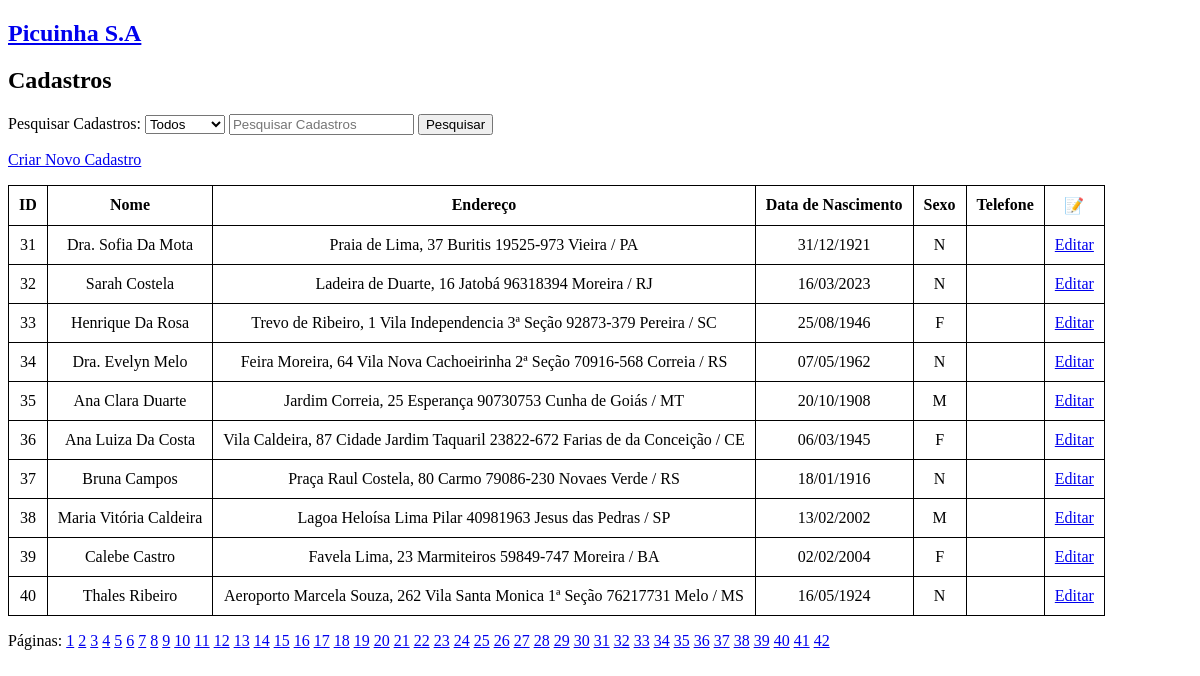
Page /cadastros/?pagina=4 (signed in) on the committed database.
### cadastros/models.py (models this page shows, shortened)
class Cadastro(models.Model):
    OPC_SEXO = [
        ('M','Masculino'),
        ('F', 'Feminino'),
        ('N', 'Nenhuma das opções')
    ]
    nome = models.CharField(max_length=80, blank=False, null=False)
    endereço = models.CharField(max_length=200, unique=True)
    data_nascimento = models.DateField(null=False, blank=False)
    sexo = models.CharField(max_length=1, choices=OPC_SEXO, blank=False, null=False)
    telefone = PhoneNumberField(null=True, unique=True, blank=True)
    criado_em = models.DateTimeField(auto_now_add=True)
    alterado_em= models.DateTimeField(auto_now=True)
    criado_por = models.ForeignKey(User, on_delete=models.SET_NULL, null=True,  related_name='created_instances')
    alterado_por = models.ForeignKey(User, on_delete=models.SET_NULL, null=True, related_name='modified_instances')
    class Meta:
        verbose_name_plural = 'cadastros'
        ordering = ['id']

### cadastros/views.py (the view)
# urls.py: path('cadastros/', views.cadastros, name='cadastros'),
@login_required(login_url='login')
@permission_required('cadastros.view_cadastro', raise_exception=True)
def cadastros(request):
    cadastros = Cadastro.objects.all()
    paginas = Paginator(cadastros, 10)
    num_pagina = request.GET.get("pagina")
    obj_pagina = paginas.get_page(num_pagina)
    context = {"cadastros": cadastros, "obj_pagina": obj_pagina}
    return render(request, "dados/cadastros.html", context)

### cadastros/templates/dados/cadastros.html (shortened to what this page needs)
{% extends 'dados/base.html' %}
{% block content %}
    <h2>Cadastros</h2>
    <div id="div_pesquisa">
        <p>
            <form id="barra_pesquisa" action="{% url 'pesquisa' %}" method="get">
            <label for="barra_pesquisa">Pesquisar Cadastros:</label>
                <select name="filtro" id="filtro">
                    <option disabled selected>Todos</option>
                </select>
                <input name="query" type="text" placeholder="Pesquisar Cadastros" required>
                <button action="submit">Pesquisar</button>
            </form>
            <p>
                <a href="{% url 'novo_cadastro' %}">Criar Novo Cadastro</a>
            </p>
        </p>
    </div>
    <table style="text-align: center">
        <tr>
            <th>ID</th>
            <th>Nome</th>
            <th>Endereço</th>
            <th>Data de Nascimento</th>
            <th>Sexo</th>
            <th>Telefone</th>
            <th>📝</th>
        </tr>
        <tr>
        {% for cadastro in obj_pagina %}
            <tr>
                <td>{{ cadastro.id }}</td>
                <td>{{ cadastro.nome | title }}</td>
                <td>{{ cadastro.endereço }}</td>
                <td>{{ cadastro.data_nascimento | date:'d/m/Y'}}</td>
                <td>{{ cadastro.sexo }}</td>
                <td>{{ cadastro.telefone.as_national }}</td>
                <td><a href="{% url 'editar_cadastro' cadastro.id %}">Editar</a></td>
            </tr>
        {% empty %}
            <tr>
                <td colspan="7">Nenhum Cadastro Encontrado.</td>
            </tr>
        {% endfor %}
    </table>
    <div>
        <p>Páginas:
            {% for pagina in obj_pagina.paginator.page_range %}
                <a href="?pagina={{ pagina }}">{{ pagina }}</a>
            {% endfor %}
        </p>
    </div>
{% endblock content %}

### cadastros/templates/dados/base.html (style rules this page uses)
table { border: 1px solid black; border-collapse: collapse }
td, th, tr { border: 1px solid black; padding-top: 10px; padding-bottom: 10px; padding-right: 10px; padding-left: 10px; }

### rows in the picture
Cadastro: id "31", nome "Dra. Sofia Da Mota", endereço "Praia de Lima, 37 Buritis 19525-973 Vieira / PA", data_nascimento "31/12/1921", sexo "N"
Cadastro: id "32", nome "Sarah Costela", endereço "Ladeira de Duarte, 16 Jatobá 96318394 Moreira / RJ", data_nascimento "16/03/2023", sexo "N"
Cadastro: id "33", nome "Henrique Da Rosa", endereço "Trevo de Ribeiro, 1 Vila Independencia 3ª Seção 92873-379 Pereira / SC", data_nascimento "25/08/1946", sexo "F"
Cadastro: id "34", nome "Dra. Evelyn Melo", endereço "Feira Moreira, 64 Vila Nova Cachoeirinha 2ª Seção 70916-568 Correia / RS", data_nascimento "07/05/1962", sexo "N"
Cadastro: id "35", nome "Ana Clara Duarte", endereço "Jardim Correia, 25 Esperança 90730753 Cunha de Goiás / MT", data_nascimento "20/10/1908", sexo "M"
Cadastro: id "36", nome "Ana Luiza Da Costa", endereço "Vila Caldeira, 87 Cidade Jardim Taquaril 23822-672 Farias de da Conceição / CE", data_nascimento "06/03/1945", sexo "F"
Cadastro: id "37", nome "Bruna Campos", endereço "Praça Raul Costela, 80 Carmo 79086-230 Novaes Verde / RS", data_nascimento "18/01/1916", sexo "N"
Cadastro: id "38", nome "Maria Vitória Caldeira", endereço "Lagoa Heloísa Lima Pilar 40981963 Jesus das Pedras / SP", data_nascimento "13/02/2002", sexo "M"
Cadastro: id "39", nome "Calebe Castro", endereço "Favela Lima, 23 Marmiteiros 59849-747 Moreira / BA", data_nascimento "02/02/2004", sexo "F"
Cadastro: id "40", nome "Thales Ribeiro", endereço "Aeroporto Marcela Souza, 262 Vila Santa Monica 1ª Seção 76217731 Melo / MS", data_nascimento "16/05/1924", sexo "N"

### other values in the picture
{{ pagina }} "1" "2" "3" "4" "5" "6" "7" "8" "9" "10" "11" "12" "13" "14" "15" "16" "17" "18" "19" "20" "21" "22" "23" "24" "25" "26" "27" "28" "29" "30" "31" "32" "33" "34" "35" "36" "37" "38" "39" "40" "41" "42"
